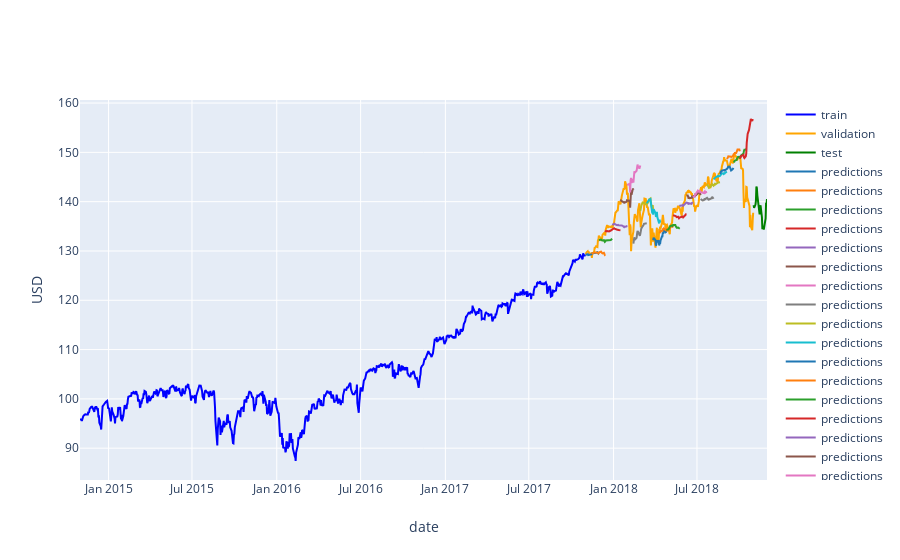

Notebook code for this chart:
### Code cell
# Plot validation predictions
fig = go.Figure()

# Add traces
fig.add_trace(go.Scatter(x=train['date'], 
                         y=train['adj_close'],
                         mode='lines',
                         name='train',
                         line=dict(color='blue')))
fig.add_trace(go.Scatter(x=val['date'], 
                         y=val['adj_close'],
                         mode='lines',
                         name='validation',
                         line=dict(color='orange')))
fig.add_trace(go.Scatter(x=test['date'], 
                         y=test['adj_close'],
                         mode='lines',
                         name='test',
                         line=dict(color='green')))

# Plot the predictions
n = 0
for key in preds_dict:
    fig.add_trace(go.Scatter(x=train_val[key:key+H]['date'], 
                             y=preds_dict[key],
                             mode='lines',
                             name='predictions',
                             line=dict(color=colors[n%len(colors)])))
    n = n + 1

fig.update_layout(yaxis=dict(title='USD'),
                  xaxis=dict(title='date'))
# fig.update_xaxes(range=['2017-10-16', '2018-11-12'])
# fig.update_yaxes(range=[127, 157])
pyo.iplot(fig, filename='StockPricePrediction_v4_xgboost_val')
